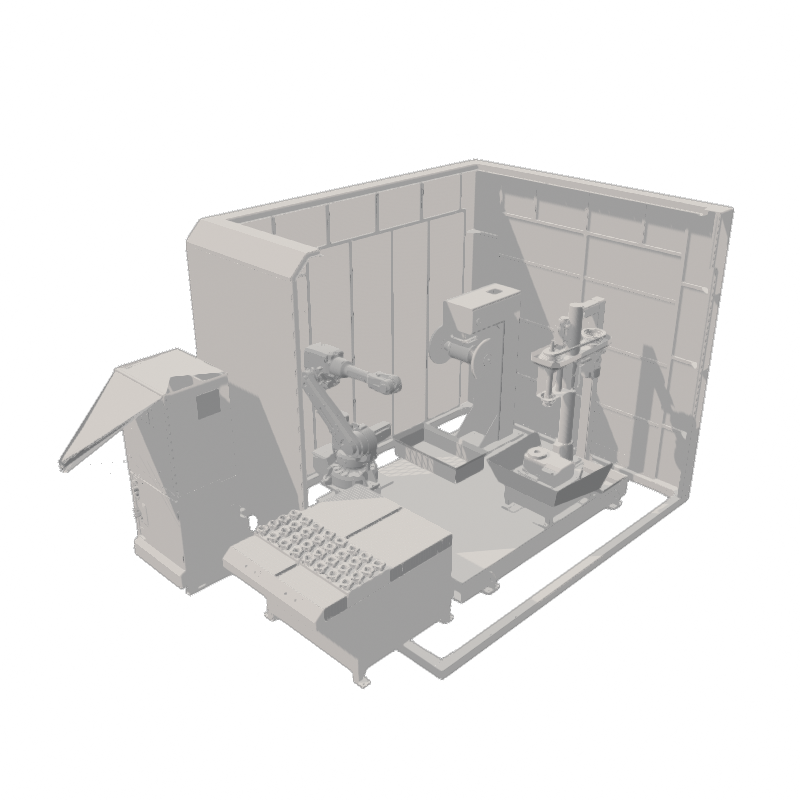
#> input picture hld25_thumbnail.png, 800 x 800 px
$ python enhance.py hld25_thumbnail.png hld25_thumbnail.png
#> lines starting #> are read from the running program, lines starting #| are printed output that depends on the picture
from PIL import Image, ImageEnhance
import sys

def enhance_image(path, out_path):
#> called with path = 'hld25_thumbnail.png', out_path = 'hld25_thumbnail.png'
    try:
        img = Image.open(path)
#> img is the input picture: PIL image 800x800 RGBA; mean R, G, B, A 63, 62.1, 61.3, 89.9
        if img.mode != 'RGB':
            img = img.convert('RGB')
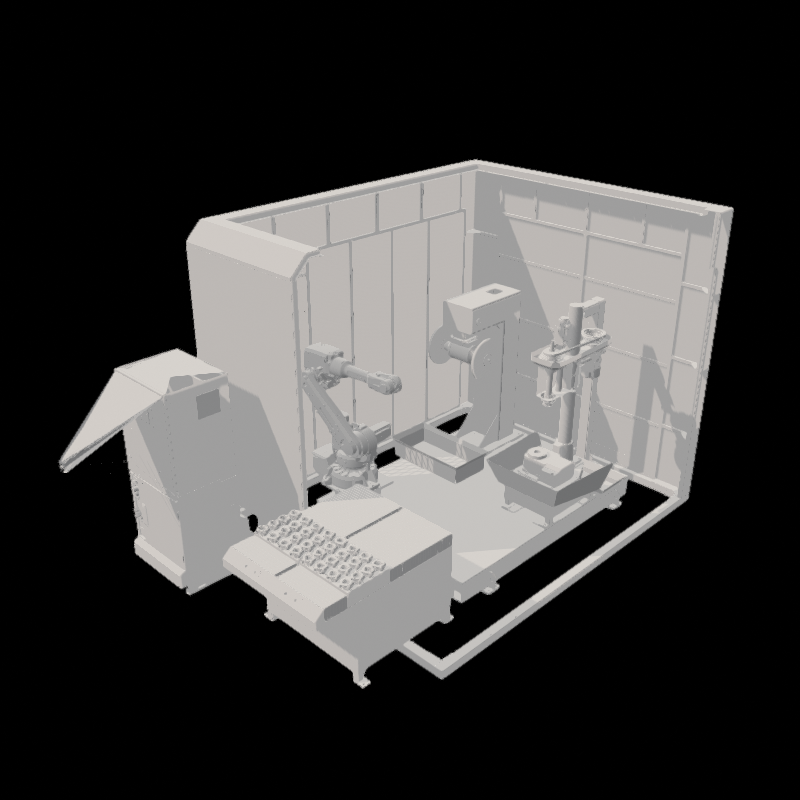
#> img: PIL image 800x800 RGB; mean R, G, B 63, 62.1, 61.3

        # Enhance brightness
        enhancer = ImageEnhance.Brightness(img)
        img = enhancer.enhance(10.0) # 10x brightness
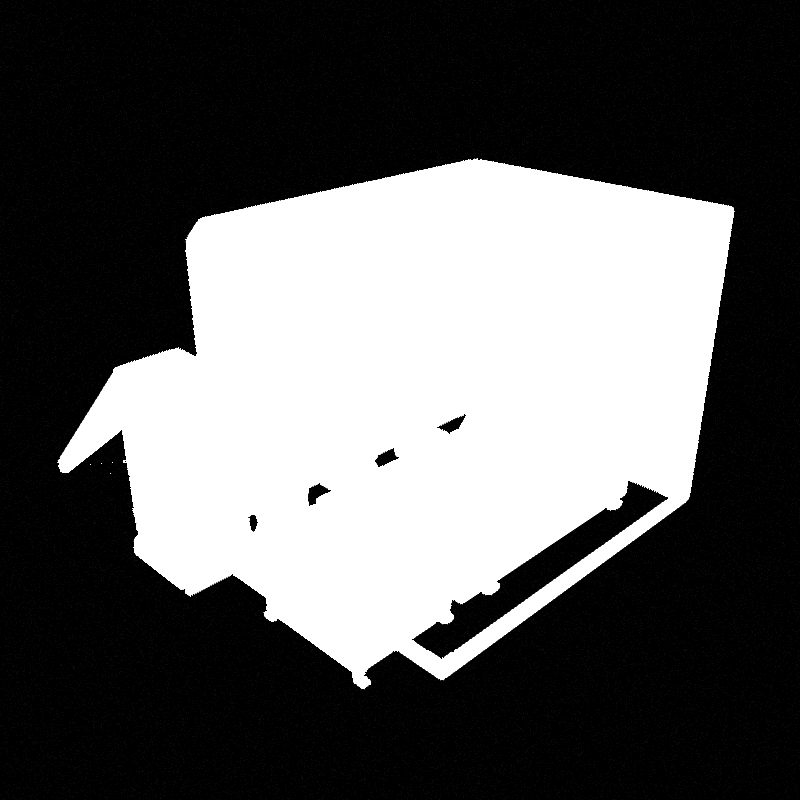
#> img: PIL image 800x800 RGB; mean R, G, B 91.6, 91.6, 91.6

        # Enhance contrast
        enhancer = ImageEnhance.Contrast(img)
        img = enhancer.enhance(10.0) # 10x contrast

        img.save(out_path)
        print(f"Enhanced image saved to {out_path}")
    except Exception as e:
        print(f"Error: {e}")

if __name__ == "__main__":
    if len(sys.argv) > 2:
        enhance_image(sys.argv[1], sys.argv[2])
    else:
        print("Usage: python enhance.py input.png output.png")

$ run again, on crates/windows/assets/Book.png
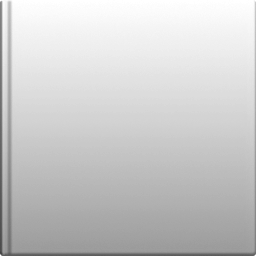
#> input picture crates/windows/assets/Book.png, 256 x 256 px
#> in enhance_image, img is the input picture: PIL image 256x256 RGBA; mean R, G, B, A 83.5, 83.5, 83.5, 70.3
#> in enhance_image, `img = img.convert('RGB')`:
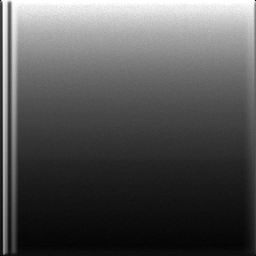
#> img: PIL image 256x256 RGB; min 0, max 255, mean 83.5
#> in enhance_image, `img = enhancer.enhance(10.0)`:
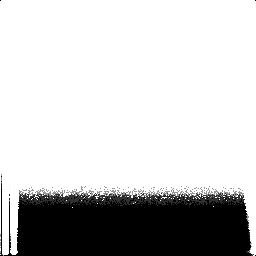
#> img: PIL image 256x256 RGB; min 0, max 255, mean 200.3
